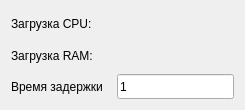
<?xml version="1.0" encoding="UTF-8"?>
<ui version="4.0">
 <class>Form</class>
 <widget class="QWidget" name="Form">
  <property name="geometry">
   <rect>
    <x>0</x>
    <y>0</y>
    <width>245</width>
    <height>110</height>
   </rect>
  </property>
  <property name="minimumSize">
   <size>
    <width>245</width>
    <height>110</height>
   </size>
  </property>
  <property name="maximumSize">
   <size>
    <width>245</width>
    <height>110</height>
   </size>
  </property>
  <property name="windowTitle">
   <string>SystemInfo</string>
  </property>
  <layout class="QVBoxLayout" name="verticalLayout">
   <item>
    <widget class="QLabel" name="CPULabel">
     <property name="minimumSize">
      <size>
       <width>125</width>
       <height>25</height>
      </size>
     </property>
     <property name="text">
      <string>Загрузка CPU: </string>
     </property>
    </widget>
   </item>
   <item>
    <widget class="QLabel" name="RAMLabel">
     <property name="minimumSize">
      <size>
       <width>125</width>
       <height>25</height>
      </size>
     </property>
     <property name="text">
      <string>Загрузка RAM: </string>
     </property>
    </widget>
   </item>
   <item>
    <layout class="QHBoxLayout" name="horizontalLayout">
     <item>
      <widget class="QLabel" name="Delaylabel">
       <property name="minimumSize">
        <size>
         <width>100</width>
         <height>25</height>
        </size>
       </property>
       <property name="text">
        <string>Время задержки</string>
       </property>
      </widget>
     </item>
     <item>
      <widget class="QLineEdit" name="DelayLineEdit">
       <property name="minimumSize">
        <size>
         <width>100</width>
         <height>25</height>
        </size>
       </property>
       <property name="text">
        <string>1</string>
       </property>
      </widget>
     </item>
    </layout>
   </item>
  </layout>
 </widget>
 <resources/>
 <connections/>
</ui>
